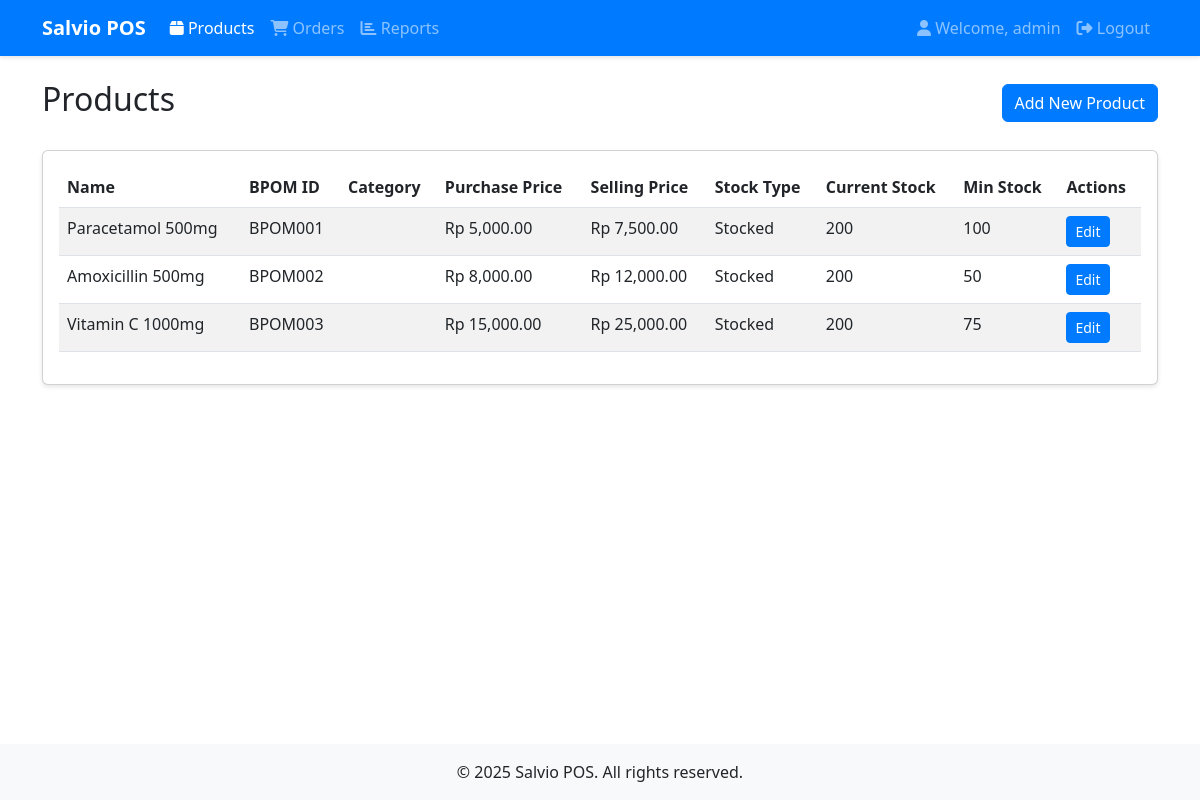
The app's page /public/products (signed in) with its own data.
### tables this page shows
CREATE TABLE products (
    id INT PRIMARY KEY AUTO_INCREMENT,
    name VARCHAR(255) NOT NULL,
    bpom_id VARCHAR(50) UNIQUE,
    category_id INT,
    description TEXT,
    purchase_price DECIMAL(15,2) NOT NULL,
    selling_price DECIMAL(15,2) NOT NULL,
    stock_type ENUM('stocked', 'by_order') NOT NULL DEFAULT 'stocked',
    min_stock INT DEFAULT 0,
    status BOOLEAN NOT NULL DEFAULT TRUE,
    created_at TIMESTAMP DEFAULT CURRENT_TIMESTAMP,
    updated_at TIMESTAMP DEFAULT CURRENT_TIMESTAMP ON UPDATE CURRENT_TIMESTAMP,
    FOREIGN KEY (category_id) REFERENCES categories(id)
);

### app/controllers/BaseController.php (called while the page is built, shortened)
<?php
class BaseController {
    protected function render($view, $data = []) {
        extract($data);
        require_once "../app/views/{$view}.php";
        require_once "../app/views/layouts/main.php";
    }
}

### app/controllers/ProductsController.php (called while the page is built, shortened)
<?php
class ProductsController extends BaseController {
    private $productModel;
    public function __construct() {
        $this->productModel = new Product();
    }
    public function index() {
        $products = $this->productModel->getAll();
        $categories = $this->productModel->getCategories();
        $this->render('products/index', [
            'products' => $products,
            'categories' => $categories,
            'user' => $_SESSION['user']
        ]);
    }
}

### public/index.php (called while the page is built, shortened)
<?php
spl_autoload_register(function ($class) {
    $paths = [
        __DIR__ . '/../app/controllers/',
        __DIR__ . '/../app/models/',
        __DIR__ . '/../app/helpers/'
    ];
    foreach ($paths as $path) {
        $file = $path . $class . '.php';
        if (file_exists($file)) {
            return;
        }
    }
});
$uri = parse_url($_SERVER['REQUEST_URI'], PHP_URL_PATH);
$uri = trim($uri, '/');
$basePath = 'Salvio2/public';
if (strpos($uri, $basePath) === 0) {
    $uri = substr($uri, strlen($basePath));
}
$uri = trim($uri, '/');
$parts = explode('/', $uri);
$actionName = isset($parts[1]) ? $parts[1] : 'index';
$params = array_slice($parts, 2);
$controller = new $controllerName();
call_user_func_array([$controller, $actionName], $params);

### app/models/BaseModel.php (called while the page is built, shortened)
<?php
class BaseModel {
    public function __construct() {
        global $db;
        $this->db = $db;
    }
}

### app/models/Product.php (called while the page is built, shortened)
<?php
class Product extends BaseModel {
    protected $table = 'products';
    public function getAll() {
        $sql = "SELECT p.*, c.name as category_name,
                (SELECT quantity FROM stock WHERE product_id = p.id ORDER BY id DESC LIMIT 1) as current_stock
                FROM {$this->table} p
                LEFT JOIN categories c ON p.category_id = c.id
                WHERE p.status = TRUE";
        $stmt = $this->db->prepare($sql);
        $stmt->execute();
        return $stmt->fetchAll(PDO::FETCH_ASSOC);
    }
}

### app/views/products/index.php (the view, shortened to what this page needs)
<div class="content">
    <div class="d-flex justify-content-between align-items-center mb-4">
        <h2>Products</h2>
        <?php if ($user['role'] === 'admin'): ?>
        <a href="/Salvio2/public/products/create" class="btn btn-primary">Add New Product</a>
        <?php endif; ?>
    </div>
    <div class="card">
        <div class="card-body">
            <div class="table-responsive">
                <table class="table table-striped">
                    <thead>
                        <tr>
                            <th>Name</th>
                            <th>BPOM ID</th>
                            <th>Category</th>
                            <th>Purchase Price</th>
                            <th>Selling Price</th>
                            <th>Stock Type</th>
                            <th>Current Stock</th>
                            <th>Min Stock</th>
                            <th>Actions</th>
                        </tr>
                    </thead>
                    <tbody>
                        <?php foreach ($products as $product): ?>
                        <tr>
                            <td><?= htmlspecialchars($product['name']) ?></td>
                            <td><?= htmlspecialchars($product['bpom_id']) ?></td>
                            <td><?= htmlspecialchars($product['category_name']) ?></td>
                            <td>Rp <?= number_format($product['purchase_price'], 2) ?></td>
                            <td>Rp <?= number_format($product['selling_price'], 2) ?></td>
                            <td><?= ucfirst($product['stock_type']) ?></td>
                            <td>
                                <?php if ($product['stock_type'] === 'stocked'): ?>
                                    <?= $product['current_stock'] ?? 0 ?>
                                <?php else: ?>
                                    N/A
                                <?php endif; ?>
                            </td>
                            <td><?= $product['min_stock'] ?></td>
                            <td>
                                <?php if ($user['role'] === 'admin'): ?>
                                <a href="/Salvio2/public/products/edit/<?= $product['id'] ?>" class="btn btn-sm btn-primary">Edit</a>
                                <?php endif; ?>
                            </td>
                        </tr>
                        <?php endforeach; ?>
                    </tbody>
                </table>
            </div>
        </div>
    </div>
</div>

### public/assets/css/style.css (style rules this page uses)
body { min-height: 100vh; display: flex; flex-direction: column; }
.card { margin-bottom: 1.5rem; box-shadow: 0 2px 4px rgba(0,0,0,0.1); transition: transform 0.2s ease-in-out; }
.btn-primary { background-color: #007bff; border-color: #007bff; }

### records on screen
products: name "Paracetamol 500mg", bpom "BPOM001", purchase_price "5,000.00", selling_price "7,500.00", stock_type "Stocked", current_stock "200", min_stock "100"
products: name "Amoxicillin 500mg", bpom "BPOM002", purchase_price "8,000.00", selling_price "12,000.00", stock_type "Stocked", current_stock "200", min_stock "50"
products: name "Vitamin C 1000mg", bpom "BPOM003", purchase_price "15,000.00", selling_price "25,000.00", stock_type "Stocked", current_stock "200", min_stock "75"

### other values on screen
$_SESSION['user']['username'] "admin"
